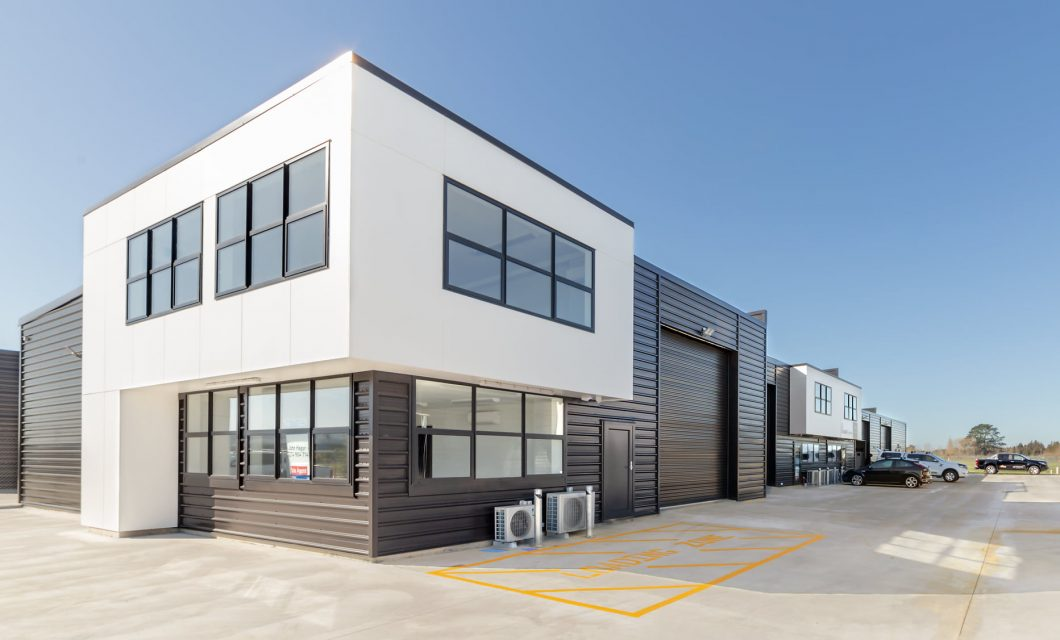
#> input picture CS5330_Part-1-main/module5/line-images/building.jpg, 1060 x 640 px
$ python hough_line.py
#> lines starting #> are read from the running program, lines starting #| are printed output that depends on the picture; after the words box and inside, x2 and y2 are one past the last pixel; in counts of white or black regions, pixels touching at a corner belong together
import cv2
import numpy as np
import matplotlib.pyplot as plt

def plot_cv_img(input_image, output_image1, output_image2):
    """
    Converts an image from BGR to RGB and plots
    """

    fig, ax = plt.subplots(nrows=1, ncols=3)

    ax[0].imshow(input_image, cmap='gray')
    ax[0].set_title('Input Image')
    ax[0].axis('off')

    ax[1].imshow(output_image1, cmap='gray')
    ax[1].set_title('Canny Edge')
    ax[1].axis('off')

    ax[2].imshow(output_image2, cmap = 'gray')
    ax[2].set_title('Hough Lines')
    ax[2].axis('off')

    plt.show()


def main():
    # Step 1: Read the image
    img = cv2.imread('./line-images/building.jpg')
#> img is the input picture: shape (640, 1060, 3); mean B, G, R 181.6, 169.4, 158.1
    org_img = np.copy(img)

    # Step 2: Convert the image to grayscale
    gray = cv2.cvtColor(img, cv2.COLOR_BGR2GRAY)
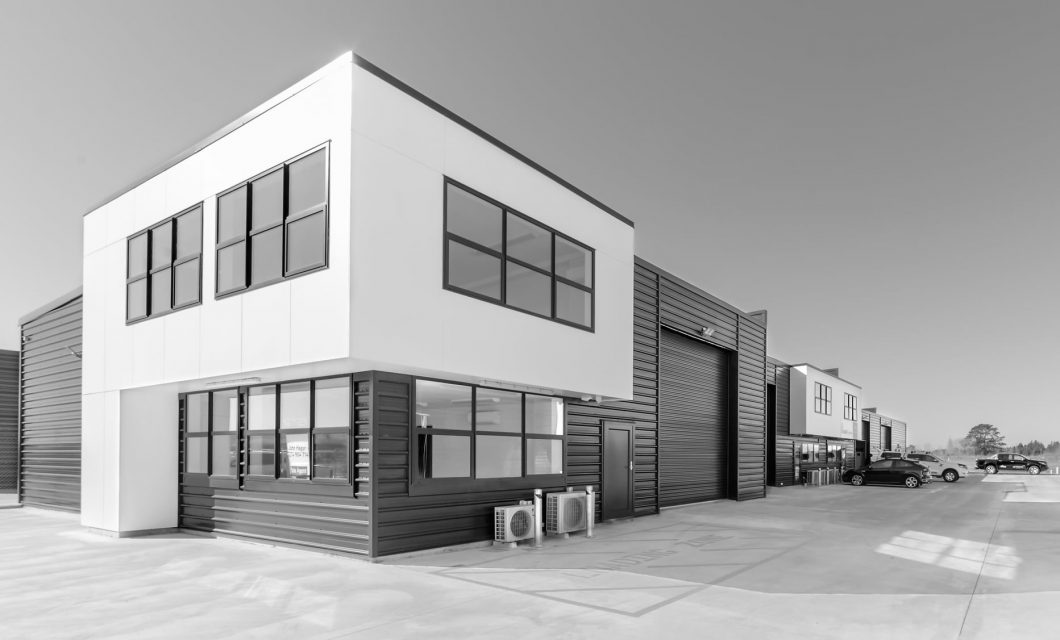
#> gray: shape (640, 1060); min 0, max 255, mean 167.4

    # Step 3: Apply edge detection (Canny)
    edges = cv2.Canny(gray, 50, 150, apertureSize=3)
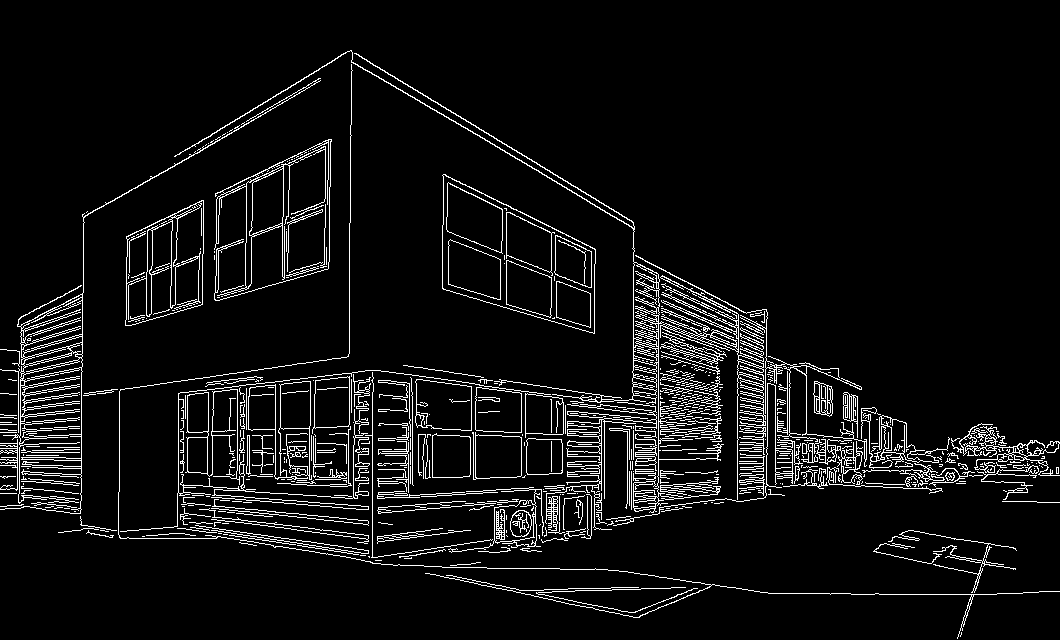
#> edges: shape (640, 1060); 6.3% white in thin lines or dots

    # Step 4: Apply Probabilistic Hough Line Transform
    lines = cv2.HoughLinesP(edges, 1, np.pi / 180, 50,
                            minLineLength=50,
                            maxLineGap=10)
#> lines = 312 rows, first 6: [408, 427, 604, 437], [407, 495, 567, 484], [791, 447, 913, 445], [372, 513, 559, 497], [737, 460, 801, 463], [911, 469, 967, 476]

    # Step 5: Draw the detected lines on the image
    if lines is not None:
        for line in lines:
            x1, y1, x2, y2 = line[0]
            cv2.line(img, (x1, y1), (x2, y2), (0, 0, 255), 2)
#> this loop made 312 passes
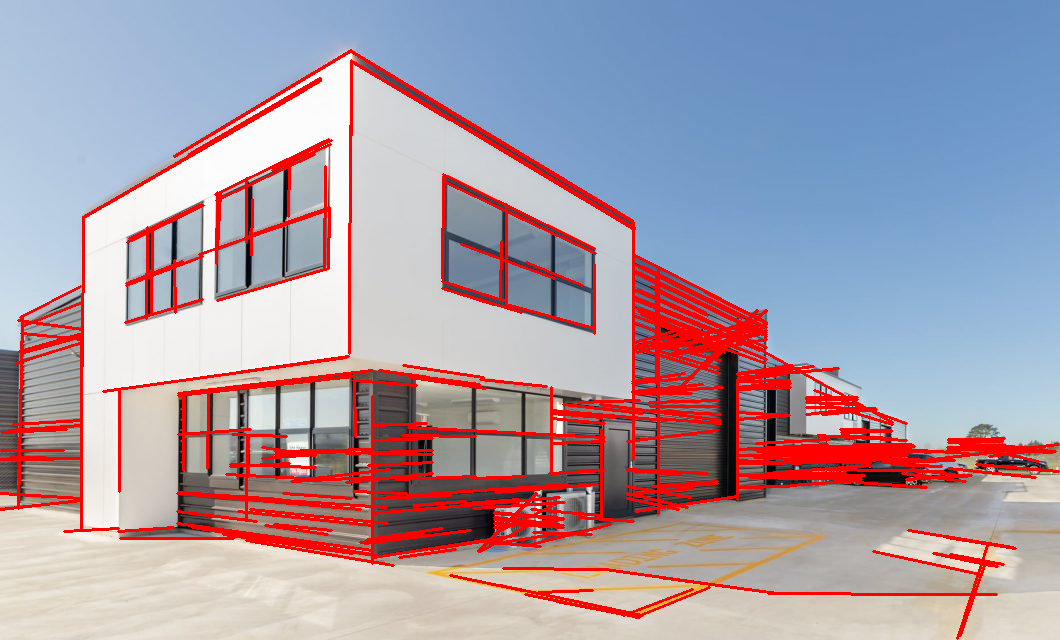
#> img: shape (640, 1060, 3); 9.96% of pixels changed, all inside (x1, y1, x2, y2) = (0, 49, 1060, 640)
    else:
        print("No lines detected")

    # Do plot
    plot_cv_img(org_img, edges, img)
#> in plot_cv_img, `plt.show()`:
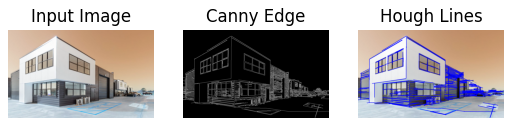
#> figure drawn by matplotlib, 3 panels; B, G, R data is drawn as R, G, B

if __name__ == '__main__':
    main()
